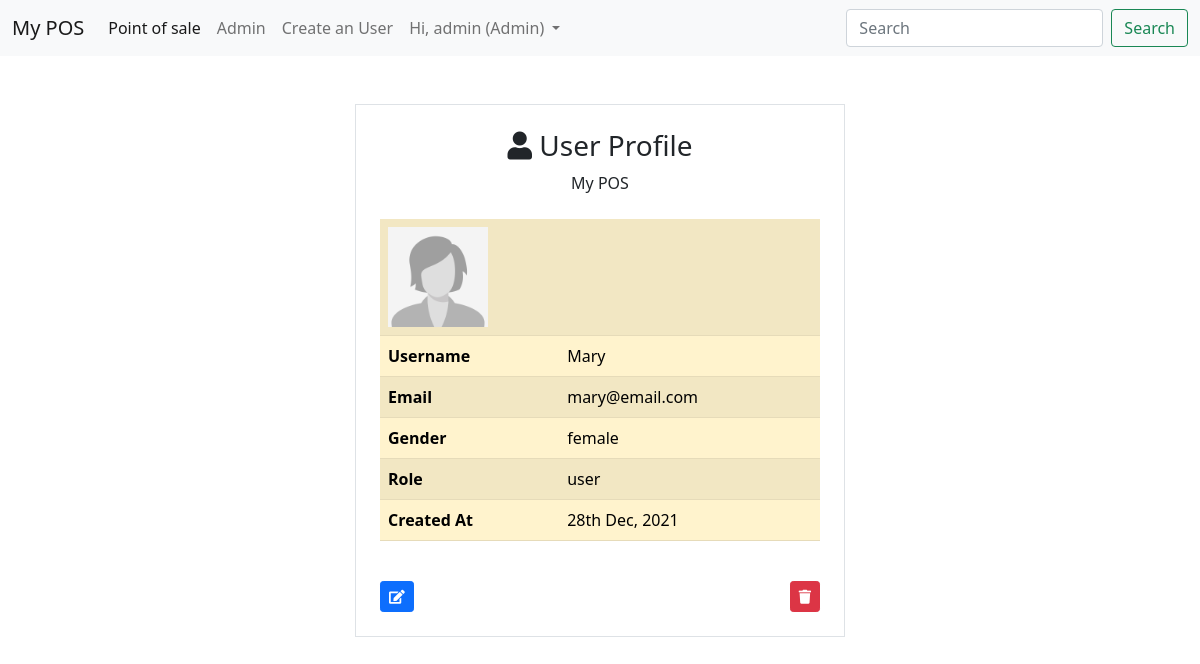
The page /index.php?pg=profile&id=2 (signed in) on the database its author committed.
### tables this page shows
CREATE TABLE `users` (
  `id` int(11) NOT NULL,
  `username` varchar(30) NOT NULL,
  `email` varchar(100) NOT NULL,
  `password` varchar(255) NOT NULL,
  `date` datetime NOT NULL,
  `image` varchar(500) DEFAULT NULL,
  `role` varchar(20) NOT NULL,
  `gender` varchar(10) DEFAULT 'male',
  `deletable` int(11) DEFAULT 1
);

### app/core/init.php (called while the page is built, shortened)
<?php
require "../app/core/functions.php";
require "../app/core/database.php";
require "../app/core/model.php";
function my_function($classname)
{
	$filename = "../app/models/".ucfirst($classname) . ".php";
}

### app/core/model.php (called while the page is built, shortened)
<?php
class Model extends Database
{
	public function first($data)
	{
		$keys = array_keys($data);
		$query = "select * from $this->table where ";
		foreach ($keys as $key) {
			$query .= "$key = :$key && ";
		}
		$query = trim($query,"&& ");
		$db = new Database;
		if($res = $db->query($query,$data))
		{
			return $res[0];
		}
		return false;
	}
}

### app/core/database.php (called while the page is built)
<?php
class Database
{
	private function db_connect(){
		$DBHOST = "localhost";
		$DBNAME = "pos_db";
		$DBUSER = "root";
		$DBPASS = "";
		$DBDRIVER = "mysql";
		try{
			$con = new PDO("$DBDRIVER:host=$DBHOST;dbname=$DBNAME",$DBUSER,$DBPASS);
		}catch(PDOException $e){
			echo $e->getMessage();
		}
		return $con;
	}
	public function query($query,$data = array())
	{
		$con = $this->db_connect();
		$smt = $con->prepare($query);
		$check = $smt->execute($data);
		if($check)
		{
			$result = $smt->fetchAll(PDO::FETCH_ASSOC);
			if(is_array($result) && count($result) > 0){
				return $result;
			}
		}
		return false;
	}
}

### app/core/functions.php (called while the page is built, shortened)
<?php
function esc($str)
{
	return htmlspecialchars($str);
}
function crop($filename,$size = 400,$type = 'product')
{
	$ext = strtolower(pathinfo($filename,PATHINFO_EXTENSION));
	$cropped_file = preg_replace("/\.$ext$/", "_cropped.".$ext, $filename);
	if(!file_exists($filename))
	{
		if($type == "male"){
			return 'assets/images/user_male.jpg';
		}else
		if($type == "female"){
			return 'assets/images/user_female.jpg';
		}else{
			return 'assets/images/no_image.jpg';
		}
	}
	return $cropped_file;
}
function get_date($data)
{
	return date("jS M, Y", strtotime($data));
}

### app/views/auth/profile.view.php (the view, shortened to what this page needs)
<div class="container-fluid border col-lg-5 col-md-6 mt-5 p-4" >
       <?php if(is_array($row)) :?>
           <center>
			<h3><i class="fa fa-user"></i> User Profile </h3>
			<div><?=esc(APP_NAME)?></div>
		</center>
           <br>
           <table class="table table-hover table-striped table-warning">
               <tr>
                   <td colspan="2">
                       <img src="<?=crop($row['image'],400,$row['gender'])?>" style="width: 100%;max-width:100px;">
                   </td>
               </tr>
               <tr>
                   <th>Username</th><td><?=$row['username']?></td>
               </tr>
               <tr>
                   <th>Email</th><td><?=$row['email']?></td>
               </tr>
               <tr>
                   <th>Gender</th><td><?=$row['gender']?></td>
               </tr>
               <tr>
                   <th>Role</th><td><?=$row['role']?></td>
               </tr>
               <tr>
                   <th>Created At</th><td><?=get_date($row['date'])?></td>
               </tr>
           </table>
           <br>
           <a href="index.php?pg=edit-user&id=<?=$row['id']?>">
			<button class="btn btn-primary btn-sm"><i class="fa fa-edit"></i></button>
		</a>
           <a href="index.php?pg=delete-user&id=<?=$row['id']?>">
			<button class="btn btn-danger btn-sm float-end"><i class="fa fa-trash"></i></button>
		</a>
       <?php else:?>
           <div class="text alert alert-danger">
               That User Was Not Found !!
           </div>
       <?php endif;?>
</div>

### public/assets/css/main.css (style rules this page uses)
body a { text-decoration: none; }

### rows shown on the page
users: image+gender (picture), username "Mary", email "mary@email.com", gender "female", role "user", date "28th Dec, 2021"

### other values the page prints
APP_NAME "My POS"
auth('username') "admin"
Auth::get('role') "Admin"
